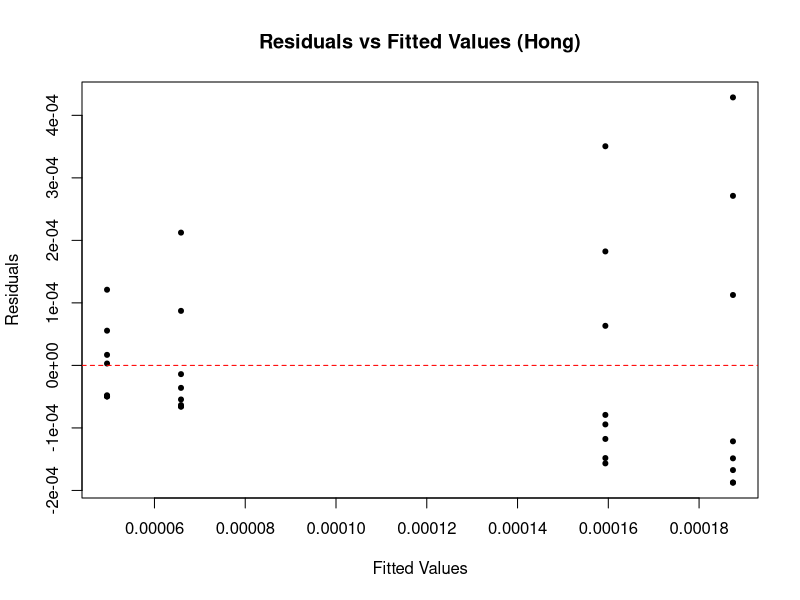

Write the R code that produced this figure. (Note: this script raises an error after producing the figure.)

### Look at the data. I added the tree to be a random factor (strom). It's needed to inspect whether it has an effect. Also, I standardized the
# herbivory rate for a one gram of caterpillar mass (Hong) dividing the herbivory rate (herb) by the weight of the caterpillars measured before the experiment (WB).

library(lme4)
library(emmeans)

setwd("C:/Users/annam/OneDrive - Biologické centrum AV ČR, v. v. i/Anawork/Students/Vendula Bilkova/Data/herbivory") # this is a cool function -
# you SET the Working Directory (setwd) so when you need to save the pictures, or datasets that you created within your code, you don't need to setup the path to
# the directory again.

herbivory_data <- read.csv("herbivory.csv")
herbivory_data

shapiro_result <- shapiro.test(herbivory_data$Hong)
print(shapiro_result)

anova_model <- aov(Hong ~ treat * druh, data = herbivory_data)
summary(anova_model)

plot(fitted(anova_model), residuals(anova_model),
     main = "Residuals vs Fitted Values (Hong)",
     xlab = "Fitted Values", ylab = "Residuals", pch = 20)
abline(h = 0, col = "red", lty = 2)

# First, we will check for the data distribution to decide which test or data transformation to choose:

ggplot(herbivory_data, aes(x = Hong)) + 
  geom_histogram(binwidth = 0.00001, color = "black", fill = "gray") +
  labs(title = "Histogram of Standardized Herbivory Rate (Hong)", 
       x = "Standardized Herbivory Rate (Hong)", y = "Frequency")
### the histogrm shows a right-skewed distribution, indicating it is not normally distributed.

# Q-Q plot for Hong variable just to confirm what the plot above showed us
qqPlot(herbivory_data$Hong, main = "Q-Q Plot of Standardized Herbivory Rate (Hong)")
### and yes, you can see that the data are not normally distributed.

# Calculating mean and variance for the Hong variable to check the overdispersion:
mean_hong <- mean(herbivory_data$Hong, na.rm = TRUE)
var_hong <- var(herbivory_data$Hong, na.rm = TRUE)

mean_hong
var_hong
### The mean of the Hong variable is approximately 0.000115, and the variance is 2.74×10−82. The variance is much smaller than the mean,
### suggesting no overdispersion.

# Fit a simple linear model using species and treatment as fixed effects to be able to check for homoscedasticity
model_hong <- lm(Hong ~ druh * treat, data = herbivory_data)

# Plot residuals vs fitted values
plot(fitted(model_hong), residuals(model_hong),
     main = "Residuals vs Fitted Values (Hong)",
     xlab = "Fitted Values", ylab = "Residuals", pch = 20)
abline(h = 0, col = "red", lty = 2)
### The residuals vs. fitted values plot for the Hong variable shows some variability in the spread of residuals across the range of fitted values,
### indicating possible heteroscedasticity (non-constant variance).

### Given the non-normality and heteroscedasticity, it would be better to use a generalized linear model.
### Based on the characteristics of the data (standardized herbivory rate, which is continuous and positively skewed),
### the Gamma family with a log link is appropriate. The Gamma distribution can handle the positive, continuous nature of our response variable, 
### accounting for heteroscedasticity.

# Now, the model itself using the Gamma family
# Because our data are not strictly possitive (we have some 0s there) and Gamma models can't handle zero or negative values, we have to add a little value to 0s:
herbivory_data$Hong_adjusted <- herbivory_data$Hong + 0.00000000001

# Fit a GLMM with Gamma family and log link, including treeID as random effect and adjusted herbivory values to avoid 0s:
glmm_gamma <- glmer(Hong_adjusted ~ druh * treat + (1 | strom), 
                    data = herbivory_data, 
                    family = Gamma(link = "log"))
###  we got an error note:
###  > glmm_gamma <- glmer(Hong_adjusted ~ druh * treat + (1 | strom), 
###                        +                     data = herbivory_data, 
###                        +                     family = Gamma(link = "log"))
### boundary (singular) fit: see help('isSingular')

### This indicates that the model has reached a boundary in its estimation, and this often suggests a singular fit. A singular
### fit typically occurs when the random effects structure is too complex given the data, or when there is not enough variability
### at the level of the random effect to justify its inclusion.

### We should assess the variance of the random effect and determine whether it's contributing meaningful variability to the model - two ways:

# 1. asking whether the model is singular:
isSingular(glmm_gamma)
### TRUE - so we have a problem :D

# 2. checking for the value of strom variance in the Summary of the model - if very close to zero, we have a problem :D 
summary(glmm_gamma)
### Its 0 - thus, we have a problem :D

# We will remove the random effect from the model (it does not contribute meaningful variance) and see if the model improves:
glmm_gamma_simplified <- glm(Hong_adjusted ~ druh * treat, 
                             data = herbivory_data, 
                             family = Gamma(link = "log"))

# there are some problems with convergence:
# Error in glm.fit(x = c(1, 1, 1, 1, 1, 1, 1, 1, 1, 1, 1, 1, 1, 1, 1, 1,  : 
# NA/NaN/Inf in 'x'
# In addition: Warning message:
#  step size truncated due to divergence 

# We have to check what's the problem with the data.

# As we know that there are no missing values in the dataset (normally, I propose you to do this if you have this problem),
# we can directly check for extreme values in the response variable (Hong_adjusted):
range(herbivory_data$Hong_adjusted, na.rm = TRUE)
### [1] 0.0000000001 0.0006161551 - these are two identified extreme values, so we will try to lower the constant we added to Hong variable:

herbivory_data$Hong_adjusted3 <- herbivory_data$Hong + 0.0000001

# Fit a simplified (without random effect) GLMM again with changed constant:
glmm_gamma_simplified <- glm(Hong_adjusted3 ~ druh * treat, 
                             data = herbivory_data, 
                             family = Gamma(link = "log"))
### Cool! the model finally converged. So we can see the results:

#Resuts:
summary(glmm_gamma_simplified)

### Results:
# Call:
# glm(formula = Hong_adjusted2 ~ druh * treat, family = Gamma(link = "log"), 
#     data = herbivory_data)

# Coefficients:
#   Estimate Std. Error t value Pr(>|t|)    
# (Intercept)       -9.72870    0.41492 -23.447   <2e-16 ***
#   druhpid            1.04517    0.58679   1.781   0.0857 .  
# treatmeja          0.24191    0.58679   0.412   0.6833    
# druhpid:treatmeja -0.08832    0.82985  -0.106   0.9160    
# ---
#   Signif. codes:  0 ‘***’ 0.001 ‘**’ 0.01 ‘*’ 0.05 ‘.’ 0.1 ‘ ’ 1

# (Dispersion parameter for Gamma family taken to be 1.377302)

# Null deviance: 55.293  on 31  degrees of freedom
# Residual deviance: 47.327  on 28  degrees of freedom
# AIC: -509.37

# Number of Fisher Scoring iterations: 6

### Interpretation of the results:
### The main effect of species (druhpid) is marginally significant (p = 0.0857), suggesting that there may be some difference in herbivory between species,
# but not at the typical significance level (0.05).
#The main effect of treatment (treatmeja) is not significant (p = 0.6833), suggesting that, on average, treatment (methyl jasmonate) does not have a strong
#effect on herbivory rate.
#The interaction between species and treatment (druhpid) is also not significant (p = 0.916), indicating that there is no strong evidence that the effect of
#treatment differs between species.

###########################
# The following test is for a very deep understanding of how the model reacts and why. It is really not needed. It's just for you, if you are interested, to 
# deeply understand it.

# Check residuals
# Since glmer does not have default diagnostic plots, we should check the residuals and use residuals and fitted values manually
par(mfrow = c(1, 1))  # Reset to single plot
residuals_glmm <- residuals(glmm_gamma_simplified, type = "pearson")
fitted_glmm <- fitted(glmm_gamma_simplified)

plot(fitted_glmm, residuals_glmm, 
     xlab = "Fitted Values", ylab = "Pearson Residuals", 
     main = "Residuals vs Fitted Values")
abline(h = 0, col = "red")

### If you look at the plot, the residuals seem to be spread quite unevenly across the range of fitted values. While some clustering is expected in Gamma GLMs,
### there seems to be a vertical "banding" effect at certain fitted values. This could indicate that the model might not be capturing all the structure in
### the data, particularly for some levels of the predictors.

### Also, a few of the residuals are quite large (positive or negative), indicating that there are some outlying observations. However, Gamma GLMs can tolerate such
### variability because they assume non-constant variance (heteroscedasticity), but it's still worth investigating whether these outliers are affecting the fit.

# We can identify these outliers by examining the largest residuals:
outliers <- which(abs(residuals_glmm) > 2)
herbivory_data[outliers, ]

#    treat   druh       herb strom    WB        Hong Hong_adjusted Hong_adjusted2
# 4   meja ostruh 0.04699564     4 168.9 0.000278245   0.000288245    0.000288245
# 15  meja    pid 0.03610668    15  58.6 0.000616155   0.000626155    0.000626155
# 23 kontr ostruh 0.08182405    23 479.6 0.000170609   0.000180609    0.000180609
# 32 kontr    pid 0.03293929    32  64.6 0.000509896   0.000519896    0.000519896

### These trees have relatively higher herbivory rates compared to the rest of the data, which might explain why the model is struggling to fit them.
### Herbivory rates vary significantly across these trees, and this could be due to natural variability or specific environmental factors. As it varies randomly
### between caterpillar species and treatments, and that wee had really low overall herbivory rate, I would assume, that these only Were the caterpillars, that
### behaved normally = ate the leaves a little bit ;)


# post hoc
# Conduct post-hoc pairwise comparisons using emmeans
# This will compare all levels of 'treat' and 'druh' for the GLM model
posthoc_emm <- emmeans(glm(Hong_adjusted3 ~ druh * treat, family = Gamma(link = "log"), data = herbivory_data), 
                       pairwise ~ druh * treat,
                       type = "response")
print(posthoc_emm$contrasts)

# for treatment only
posthoc_emm_tr <- emmeans(glm(Hong_adjusted3 ~ treat, family = Gamma(link = "log"), data = herbivory_data), 
                       pairwise ~ treat,
                       type = "response")
print(posthoc_emm_tr$contrasts)

# for species only
posthoc_emm_sp <- emmeans(glm(Hong_adjusted3 ~ druh, family = Gamma(link = "log"), data = herbivory_data), 
                          pairwise ~ druh,
                          type = "response")
print(posthoc_emm_sp$contrasts)
